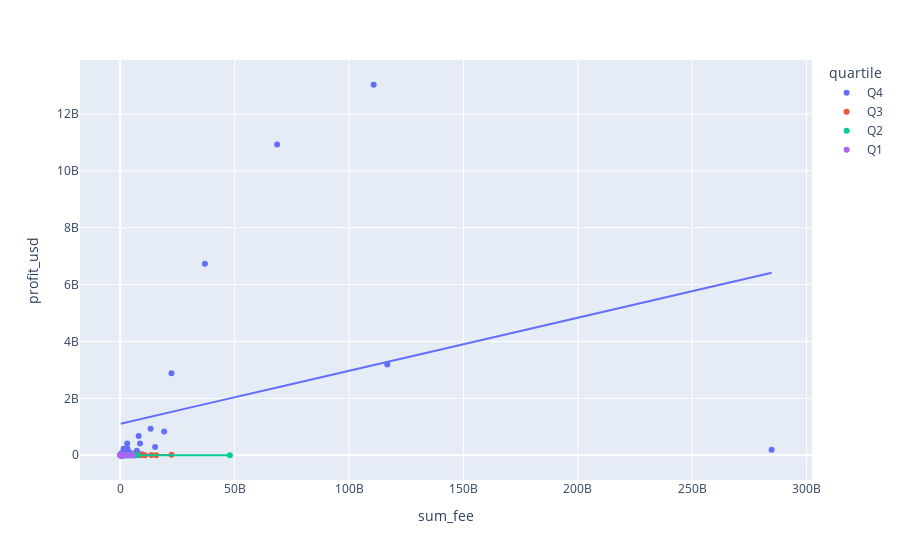

The notebook cell saved with this chart:
### Code cell
# using plotly express, plot for each actor the mean_fee_for100
import plotly.express as px
import statsmodels.api as sm
fig = px.scatter(final_profits_df, x="sum_fee", y="profit_usd", color="quartile", trendline="ols", hover_name=final_profits_df.index.get_level_values(0).unique())
fig.show()
